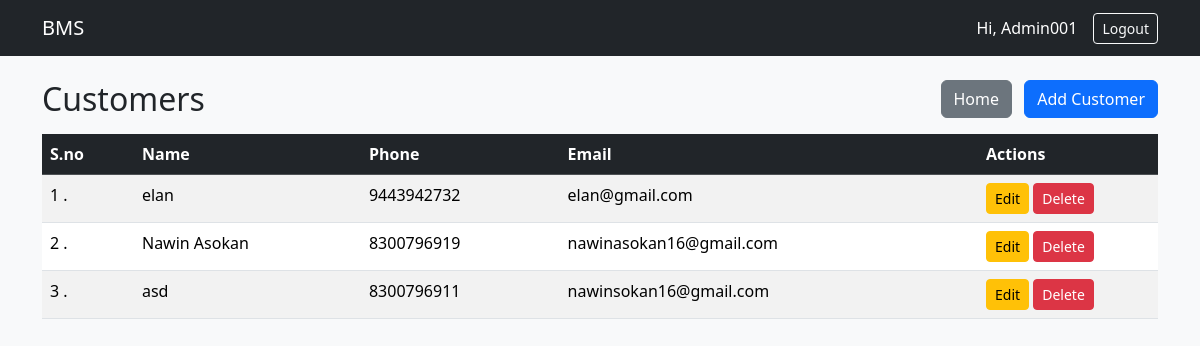
The page /customers/ (signed in) on the database its author committed.
### customers/models.py (models this page shows, shortened)
class Customer(models.Model):
    name = models.CharField(max_length=100)
    phone = models.CharField(max_length=15, unique=True)
    email = models.EmailField(unique=True)
    created_at = models.DateTimeField(auto_now_add=True)

### customers/views.py (the view)
# urls.py: path('', views.customer_list, name='customer_list'),
@login_required
def customer_list(request):
    customers = Customer.objects.all()
    return render(request, 'customers/customer_list.html', {'customers': customers})

### templates/customers/customer_list.html
{% extends 'base.html' %}
{% block content %}
<div class="d-flex align-items-center mb-3">
    <h2 class="mb-0">Customers</h2>
    <div class="ms-auto">
        <a class="btn btn-secondary me-2" href="{% url 'dashboard' %}">
            Home
        </a>
        <a class="btn btn-primary" href="{% url 'customer_add' %}">
            Add Customer
        </a>
    </div>
</div>
<table class="table table-striped table-hover mb-0">
    <thead class="table-dark">
        <tr>
            <th>S.no</th>
            <th>Name</th>
            <th>Phone</th>
            <th>Email</th>
            <th width="180">Actions</th>
        </tr>
    </thead>
    <tbody>
        {% for customer in customers %}
        <tr>
            <td>{{ forloop.counter }} .</td>
            <td>{{ customer.name }}</td>
            <td>{{ customer.phone }}</td>
            <td>{{ customer.email }}</td>
            <td>
                <a class="btn btn-sm btn-warning" href="{% url 'customer_edit' customer.id %}">Edit</a>
                <a class="btn btn-sm btn-danger" href="{% url 'customer_delete' customer.id %}">Delete</a>
            </td>
        </tr>
        {% empty %}
            <tr>
                <td colspan="5" class="text-center py-3">
                    No products found
                </td>
            </tr>
        {% endfor %}
    </tbody>
</table>
{% endblock %}

### templates/base.html (shortened to what this page needs)
<!DOCTYPE html>
<html lang="en">
<head>
    <link href="https://cdn.jsdelivr.net/npm/bootstrap@5.3.2/dist/css/bootstrap.min.css" rel="stylesheet">
</head>
<body class="bg-light">
<nav class="navbar navbar-expand-lg navbar-dark bg-dark">
    <div class="container">
        <a class="navbar-brand" href="{% url 'dashboard' %}">BMS</a>
        {% if user.is_authenticated %}
        <div class="ms-auto d-flex align-items-center">
            <span class="text-white me-3">Hi, {{ user.username }}</span>
            <form method="post" action="{% url 'logout' %}">
                <button class="btn btn-outline-light btn-sm">Logout</button>
            </form>
        </div>
        {% endif %}
    </div>
</nav>
<div class="container mt-4">
    {% block content %}{% endblock %}
</div>
</body>
</html>

### rows shown on the page
Customer: name "elan", phone "9443942732", email "elan@gmail.com"
Customer: name "Nawin Asokan", phone "8300796919", email "nawinasokan16@gmail.com"
Customer: name "asd", phone "8300796911", email "nawinsokan16@gmail.com"

### other values the page prints
{{ user.username }} "Admin001"
